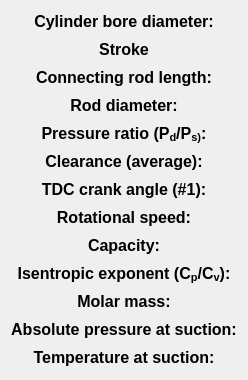
     <widget class="QWidget" name="verticalLayoutWidget_12">
      <property name="geometry">
       <rect>
        <x>20</x>
        <y>16</y>
        <width>239</width>
        <height>377</height>
       </rect>
      </property>
      <layout class="QVBoxLayout" name="verticalLayout_12">
       <item>
        <widget class="QLabel" name="label_20">
         <property name="minimumSize">
          <size>
           <width>0</width>
           <height>22</height>
          </size>
         </property>
         <property name="maximumSize">
          <size>
           <width>16777215</width>
           <height>22</height>
          </size>
         </property>
         <property name="font">
          <font>
           <family>Arial</family>
           <pointsize>12</pointsize>
           <weight>75</weight>
           <italic>false</italic>
           <bold>true</bold>
          </font>
         </property>
         <property name="text">
          <string>&lt;html&gt;&lt;head/&gt;&lt;body&gt;&lt;p align=&quot;center&quot;&gt;Cylinder bore diameter:&lt;/p&gt;&lt;/body&gt;&lt;/html&gt;</string>
         </property>
         <property name="alignment">
          <set>Qt::AlignCenter</set>
         </property>
        </widget>
       </item>
       <item>
        <widget class="QLabel" name="label_21">
         <property name="minimumSize">
          <size>
           <width>0</width>
           <height>22</height>
          </size>
         </property>
         <property name="maximumSize">
          <size>
           <width>16777215</width>
           <height>22</height>
          </size>
         </property>
         <property name="font">
          <font>
           <family>Arial</family>
           <pointsize>12</pointsize>
           <weight>75</weight>
           <italic>false</italic>
           <bold>true</bold>
          </font>
         </property>
         <property name="text">
          <string>&lt;html&gt;&lt;head/&gt;&lt;body&gt;&lt;p align=&quot;center&quot;&gt;Stroke&lt;/p&gt;&lt;/body&gt;&lt;/html&gt;</string>
         </property>
         <property name="alignment">
          <set>Qt::AlignCenter</set>
         </property>
        </widget>
       </item>
       <item>
        <widget class="QLabel" name="label_22">
         <property name="minimumSize">
          <size>
           <width>0</width>
           <height>22</height>
          </size>
         </property>
         <property name="maximumSize">
          <size>
           <width>16777215</width>
           <height>22</height>
          </size>
         </property>
         <property name="font">
          <font>
           <family>Arial</family>
           <pointsize>12</pointsize>
           <weight>75</weight>
           <italic>false</italic>
           <bold>true</bold>
          </font>
         </property>
         <property name="text">
          <string>&lt;html&gt;&lt;head/&gt;&lt;body&gt;&lt;p align=&quot;center&quot;&gt;Connecting rod length:&lt;/p&gt;&lt;/body&gt;&lt;/html&gt;</string>
         </property>
         <property name="alignment">
          <set>Qt::AlignCenter</set>
         </property>
        </widget>
       </item>
       <item>
        <widget class="QLabel" name="label_23">
         <property name="minimumSize">
          <size>
           <width>0</width>
           <height>22</height>
          </size>
         </property>
         <property name="maximumSize">
          <size>
           <width>16777215</width>
           <height>22</height>
          </size>
         </property>
         <property name="font">
          <font>
           <family>Arial</family>
           <pointsize>12</pointsize>
           <weight>75</weight>
           <italic>false</italic>
           <bold>true</bold>
          </font>
         </property>
         <property name="text">
          <string>&lt;html&gt;&lt;head/&gt;&lt;body&gt;&lt;p align=&quot;center&quot;&gt;Rod diameter:&lt;/p&gt;&lt;/body&gt;&lt;/html&gt;</string>
         </property>
         <property name="alignment">
          <set>Qt::AlignCenter</set>
         </property>
        </widget>
       </item>
       <item>
        <widget class="QLabel" name="label_26">
         <property name="minimumSize">
          <size>
           <width>0</width>
           <height>22</height>
          </size>
         </property>
         <property name="maximumSize">
          <size>
           <width>16777215</width>
           <height>22</height>
          </size>
         </property>
         <property name="font">
          <font>
           <family>Arial</family>
           <pointsize>12</pointsize>
           <weight>75</weight>
           <italic>false</italic>
           <bold>true</bold>
          </font>
         </property>
         <property name="text">
          <string>&lt;html&gt;&lt;head/&gt;&lt;body&gt;&lt;p align=&quot;center&quot;&gt;Pressure ratio (P&lt;span style=&quot; vertical-align:sub;&quot;&gt;d&lt;/span&gt;/P&lt;span style=&quot; vertical-align:sub;&quot;&gt;s)&lt;/span&gt;:&lt;/p&gt;&lt;/body&gt;&lt;/html&gt;</string>
         </property>
         <property name="alignment">
          <set>Qt::AlignCenter</set>
         </property>
        </widget>
       </item>
       <item>
        <widget class="QLabel" name="label_27">
         <property name="minimumSize">
          <size>
           <width>0</width>
           <height>22</height>
          </size>
         </property>
         <property name="maximumSize">
          <size>
           <width>16777215</width>
           <height>22</height>
          </size>
         </property>
         <property name="font">
          <font>
           <family>Arial</family>
           <pointsize>12</pointsize>
           <weight>75</weight>
           <italic>false</italic>
           <bold>true</bold>
          </font>
         </property>
         <property name="text">
          <string>&lt;html&gt;&lt;head/&gt;&lt;body&gt;&lt;p align=&quot;center&quot;&gt;Clearance (average):&lt;/p&gt;&lt;/body&gt;&lt;/html&gt;</string>
         </property>
         <property name="alignment">
          <set>Qt::AlignCenter</set>
         </property>
        </widget>
       </item>
       <item>
        <widget class="QLabel" name="label_28">
         <property name="minimumSize">
          <size>
           <width>0</width>
           <height>22</height>
          </size>
         </property>
         <property name="maximumSize">
          <size>
           <width>16777215</width>
           <height>22</height>
          </size>
         </property>
         <property name="font">
          <font>
           <family>Arial</family>
           <pointsize>12</pointsize>
           <weight>75</weight>
           <italic>false</italic>
           <bold>true</bold>
          </font>
         </property>
         <property name="text">
          <string>&lt;html&gt;&lt;head/&gt;&lt;body&gt;&lt;p align=&quot;center&quot;&gt;TDC crank angle (#1):&lt;/p&gt;&lt;/body&gt;&lt;/html&gt;</string>
         </property>
         <property name="alignment">
          <set>Qt::AlignCenter</set>
         </property>
        </widget>
       </item>
       <item>
        <widget class="QLabel" name="label_30">
         <property name="minimumSize">
          <size>
           <width>0</width>
           <height>22</height>
          </size>
         </property>
         <property name="maximumSize">
          <size>
           <width>16777215</width>
           <height>22</height>
          </size>
         </property>
         <property name="font">
          <font>
           <family>Arial</family>
           <pointsize>12</pointsize>
           <weight>75</weight>
           <italic>false</italic>
           <bold>true</bold>
          </font>
         </property>
         <property name="text">
          <string>&lt;html&gt;&lt;head/&gt;&lt;body&gt;&lt;p align=&quot;center&quot;&gt;Rotational speed:&lt;/p&gt;&lt;/body&gt;&lt;/html&gt;</string>
         </property>
         <property name="alignment">
          <set>Qt::AlignCenter</set>
         </property>
        </widget>
       </item>
       <item>
        <widget class="QLabel" name="label_33">
         <property name="minimumSize">
          <size>
           <width>0</width>
           <height>22</height>
          </size>
         </property>
         <property name="maximumSize">
          <size>
           <width>16777215</width>
           <height>22</height>
          </size>
         </property>
         <property name="font">
          <font>
           <family>Arial</family>
           <pointsize>12</pointsize>
           <weight>75</weight>
           <italic>false</italic>
           <bold>true</bold>
          </font>
         </property>
         <property name="text">
          <string>&lt;html&gt;&lt;head/&gt;&lt;body&gt;&lt;p align=&quot;center&quot;&gt;Capacity:&lt;/p&gt;&lt;/body&gt;&lt;/html&gt;</string>
         </property>
         <property name="alignment">
          <set>Qt::AlignCenter</set>
         </property>
        </widget>
       </item>
       <item>
        <widget class="QLabel" name="label_46">
         <property name="minimumSize">
          <size>
           <width>0</width>
           <height>22</height>
          </size>
         </property>
         <property name="maximumSize">
          <size>
           <width>16777215</width>
           <height>22</height>
          </size>
         </property>
         <property name="font">
          <font>
           <family>Arial</family>
           <pointsize>12</pointsize>
           <weight>75</weight>
           <italic>false</italic>
           <bold>true</bold>
          </font>
         </property>
         <property name="text">
          <string>&lt;html&gt;&lt;head/&gt;&lt;body&gt;&lt;p align=&quot;center&quot;&gt;Isentropic exponent (C&lt;span style=&quot; vertical-align:sub;&quot;&gt;p&lt;/span&gt;/C&lt;span style=&quot; vertical-align:sub;&quot;&gt;v&lt;/span&gt;):&lt;/p&gt;&lt;/body&gt;&lt;/html&gt;</string>
         </property>
         <property name="alignment">
          <set>Qt::AlignCenter</set>
         </property>
        </widget>
       </item>
       <item>
        <widget class="QLabel" name="label_35">
         <property name="minimumSize">
          <size>
           <width>0</width>
           <height>22</height>
          </size>
         </property>
         <property name="maximumSize">
          <size>
           <width>16777215</width>
           <height>22</height>
          </size>
         </property>
         <property name="font">
          <font>
           <family>Arial</family>
           <pointsize>12</pointsize>
           <weight>75</weight>
           <italic>false</italic>
           <bold>true</bold>
          </font>
         </property>
         <property name="text">
          <string>&lt;html&gt;&lt;head/&gt;&lt;body&gt;&lt;p align=&quot;center&quot;&gt;Molar mass:&lt;/p&gt;&lt;/body&gt;&lt;/html&gt;</string>
         </property>
         <property name="alignment">
          <set>Qt::AlignCenter</set>
         </property>
        </widget>
       </item>
       <item>
        <widget class="QLabel" name="label_42">
         <property name="minimumSize">
          <size>
           <width>0</width>
           <height>22</height>
          </size>
         </property>
         <property name="maximumSize">
          <size>
           <width>16777215</width>
           <height>22</height>
          </size>
         </property>
         <property name="font">
          <font>
           <family>Arial</family>
           <pointsize>12</pointsize>
           <weight>75</weight>
           <italic>false</italic>
           <bold>true</bold>
          </font>
         </property>
         <property name="text">
          <string>&lt;html&gt;&lt;head/&gt;&lt;body&gt;&lt;p align=&quot;center&quot;&gt;Absolute pressure at suction:&lt;/p&gt;&lt;/body&gt;&lt;/html&gt;</string>
         </property>
         <property name="alignment">
          <set>Qt::AlignCenter</set>
         </property>
        </widget>
       </item>
       <item>
        <widget class="QLabel" name="label_44">
         <property name="minimumSize">
          <size>
           <width>0</width>
           <height>22</height>
          </size>
         </property>
         <property name="maximumSize">
          <size>
           <width>16777215</width>
           <height>22</height>
          </size>
         </property>
         <property name="font">
          <font>
           <family>Arial</family>
           <pointsize>12</pointsize>
           <weight>75</weight>
           <italic>false</italic>
           <bold>true</bold>
          </font>
         </property>
         <property name="text">
          <string>&lt;html&gt;&lt;head/&gt;&lt;body&gt;&lt;p align=&quot;center&quot;&gt;Temperature at suction:&lt;/p&gt;&lt;/body&gt;&lt;/html&gt;</string>
         </property>
         <property name="alignment">
          <set>Qt::AlignCenter</set>
         </property>
        </widget>
       </item>
      </layout>
     </widget>
